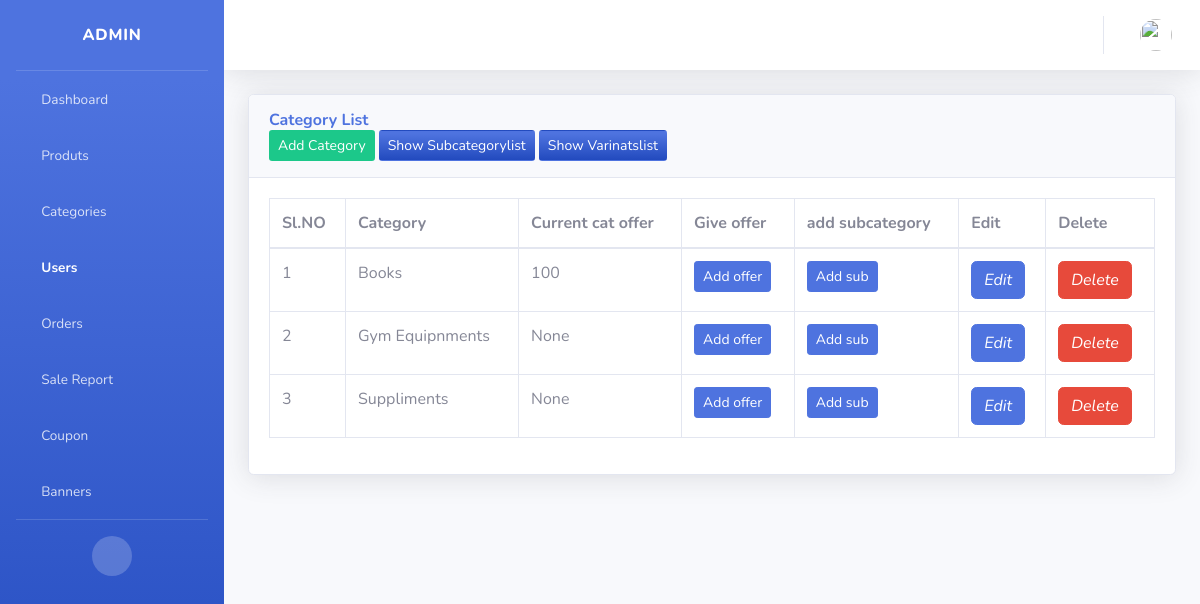
/admin_categorylist/, run on the app's committed database.
### products/models.py (models this page shows, shortened)
class Category(models.Model):
    cate_name = models.CharField(max_length=100)
    catewise_dicount_price=models.PositiveIntegerField(blank=True,null=True)

### products/views.py (the view)
# urls.py: path('admin_categorylist/',views.admin_categorylist,name = 'admin_categorylist'),
def admin_categorylist(request):
    p_cate = Category.objects.all()
    return render(request,'admin_categorylist.html',{'p_cate' : p_cate})

### templates/admin_categorylist.html
{% extends 'admin_base.html'%}
{% load static %}
{% block content %}
                <div class="container-fluid">
                    <div class="card shadow mb-4">
                        <div class="card-header py-3">
                            <h6 class="m-0 font-weight-bold text-primary">Category List</h6>
                           <a href="{% url 'admin_addcategory' %}"><button type="submit"
                             class="btn bg-success btn-sm gradient-custom-4 text-white">Add Category</button></a>
                             <a href="{% url 'admin_subcategorylist' %}"><button type="submit"
                             class="btn bg-gradient-primary  btn-sm gradient-custom-4 text-white">Show Subcategorylist</button>
                            </a>
                            <a href="{% url 'admin_variantlist' %}"><button type="submit"
                                class="btn bg-gradient-primary  btn-sm gradient-custom-4 text-white">Show Varinatslist</button>
                               </a>
                        </div>
                        <div class="card-body">
                            <div class="table-responsive">
                                <table class="table table-bordered" id="" width="100%" cellspacing="0">
                                    <thead>
                                        <tr>
                                            <th>Sl.NO</th>
                                            <th>Category</th>
                                            <th>Current cat offer</th>
                                            <th>Give offer</th>
                                            <th>add subcategory</th>
                                            <th>Edit</th>
                                            <th>Delete</th>
                                        </tr>
                                    </thead>
                                    <tbody>
                                        {% for i in p_cate %}
                                        <tr>
                                          <td>{{ i.id }}</td>
                                            <td>{{ i.cate_name }}</td>
                                            <td>{{i.catewise_dicount_price}}</td>
                                            <td><a href="{% url 'admin_addcategory_discount' %}?uid={{ i.id }}" class="btn btn-primary btn-sm">Add offer</td>
                                            <td><a href="{% url 'admin_addsubcategory' %}?uid={{ i.id }}" class="btn btn-primary btn-sm">Add sub</td>
                                            <td >
                                                <a href ="{% url 'admin_editcategory'  %}?uid={{ i.id }}" class="btn btn-primary">
                                                  <i calss="btn text-secondary "> Edit</i>
                                                  <td >
                                                <a href ="{% url 'admin_deletecategory' %}?uid={{ i.id }}" class="btn btn-danger">
                                                  <i calss="btn-sm text-secondary ">Delete</i>
                                        </tr>
                                        {% endfor %}
            </div>
{% endblock %}

### data on the page
Category: id "1", cate_name "Books", catewise_dicount_price "100"
Category: id "2", cate_name "Gym Equipnments", catewise_dicount_price "None"
Category: id "3", cate_name "Suppliments", catewise_dicount_price "None"
